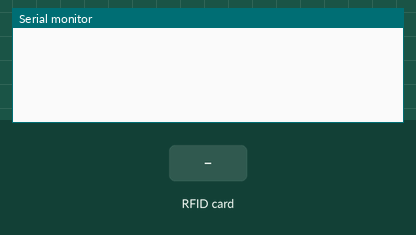
Simulated run of this sketch. Board: Arduino Uno, built with avr-gcc and run on an emulated ATmega328P. Shown: the last lines printed to the serial monitor. The test bench sets the inputs (shaded band).

Above: at 1.4 s.
1.5 s: RFID card C3 38 5E 27 held to the reader
At 3.6 s:
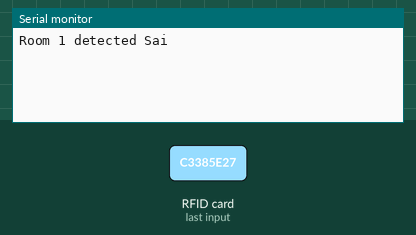
3.9 s: RFID card A3 6F 32 27 held to the reader
At 5.7 s:
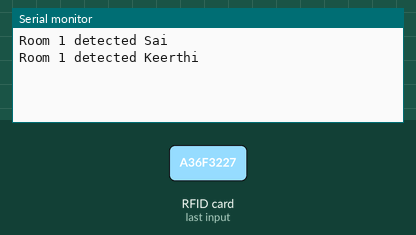
6.0 s: RFID card D3 12 1A 29 held to the reader
At 7.8 s:
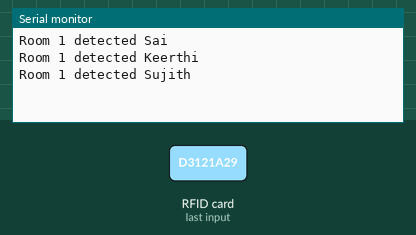
8.2 s: RFID card 5E 7A 19 C4 held to the reader
At 9.9 s:
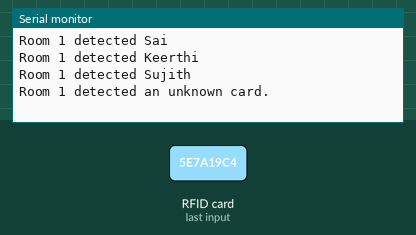

The sketch:

4_rfid.ino
```cpp
#include <SPI.h>
#include <MFRC522.h>

#define RST_PIN 9

#define SS_PIN1 10
#define SS_PIN2 8
#define SS_PIN3 7
#define SS_PIN4 6

MFRC522 mfrc522_1(SS_PIN1, RST_PIN);   // Create MFRC522 instance for RFID1
MFRC522 mfrc522_2(SS_PIN2, RST_PIN);   // Create MFRC522 instance for RFID2
MFRC522 mfrc522_3(SS_PIN3, RST_PIN);   // Create MFRC522 instance for RFID3
MFRC522 mfrc522_4(SS_PIN4, RST_PIN);   // Create MFRC522 instance for RFID4

// Predefined UIDs
byte UID1[] = {0xC3, 0x38, 0x5E, 0x27};
byte UID2[] = {0xA3, 0x6F, 0x32, 0x27};
byte UID3[] = {0xD3, 0x12, 0x1A, 0x29};
byte UID4[] = {0x33, 0xD1, 0xB4, 0x29};
byte UID5[] = {0xA3, 0x74, 0x72, 0x13};
byte UID6[] = {0xE3, 0xA8, 0x46, 0x14};
byte UID7[] = {0x63, 0x72, 0x75, 0x13};
byte UID8[] = {0xB3, 0xCE, 0x58, 0x14};

// Corresponding names
const char* names[] = {
  "Sai",
  "Keerthi",
  "Sujith",
  "Tejaswini",
  "ventilator",
  "pulsometry",
  "BP monitor",
  "CT Scan"
};

void setup() {
  Serial.begin(9600);   // Initialize serial communications
  SPI.begin();          // Init SPI bus

  mfrc522_1.PCD_Init(); // Init RFID1
  mfrc522_2.PCD_Init(); // Init RFID2
  mfrc522_3.PCD_Init(); // Init RFID3
  mfrc522_4.PCD_Init(); // Init RFID4
}

void loop() {
  checkRFID(mfrc522_1, "Room 1");
  checkRFID(mfrc522_2, "Room 2");
  checkRFID(mfrc522_3, "Saferoom");
  checkRFID(mfrc522_4, "Exit");
  delay(1000); // Add a delay to avoid flooding the serial output
}

void checkRFID(MFRC522 &mfrc522, String roomName) {
  if (!mfrc522.PICC_IsNewCardPresent()) {
    return;
  }

  if (!mfrc522.PICC_ReadCardSerial()) {
    return;
  }

  int nameIndex = getNameIndex(mfrc522.uid.uidByte, mfrc522.uid.size);
  if (nameIndex != -1) {
    Serial.print(roomName);
    Serial.print(" detected ");
    Serial.println(names[nameIndex]);
  } else {
    Serial.print(roomName);
    Serial.println(" detected an unknown card.");
  }
  mfrc522.PICC_HaltA();
}

int getNameIndex(byte *uid, byte uidSize) {
  byte* uids[] = {UID1, UID2, UID3, UID4, UID5, UID6, UID7, UID8};
  int numUIDs = sizeof(uids) / sizeof(uids[0]);

  for (int i = 0; i < numUIDs; i++) {
    if (uidSize == 4 && compareUID(uid, uids[i])) {
      return i;
    }
  }
  return -1;
}

bool compareUID(byte *uid1, byte *uid2) {
  for (byte i = 0; i < 4; i++) {
    if (uid1[i] != uid2[i]) {
      return false;
    }
  }
  return true;
}
```

Measured:
- after the input at 1.5 s, the serial monitor: prints a new line after 0.91 s (image 1)
- after the input at 3.9 s, the serial monitor: prints a new line after 0.69 s (image 2)
- after the input at 6.0 s, the serial monitor: prints a new line after 0.77 s (image 3)
- after the input at 8.2 s, the serial monitor: prints a new line after 0.74 s (image 4)
